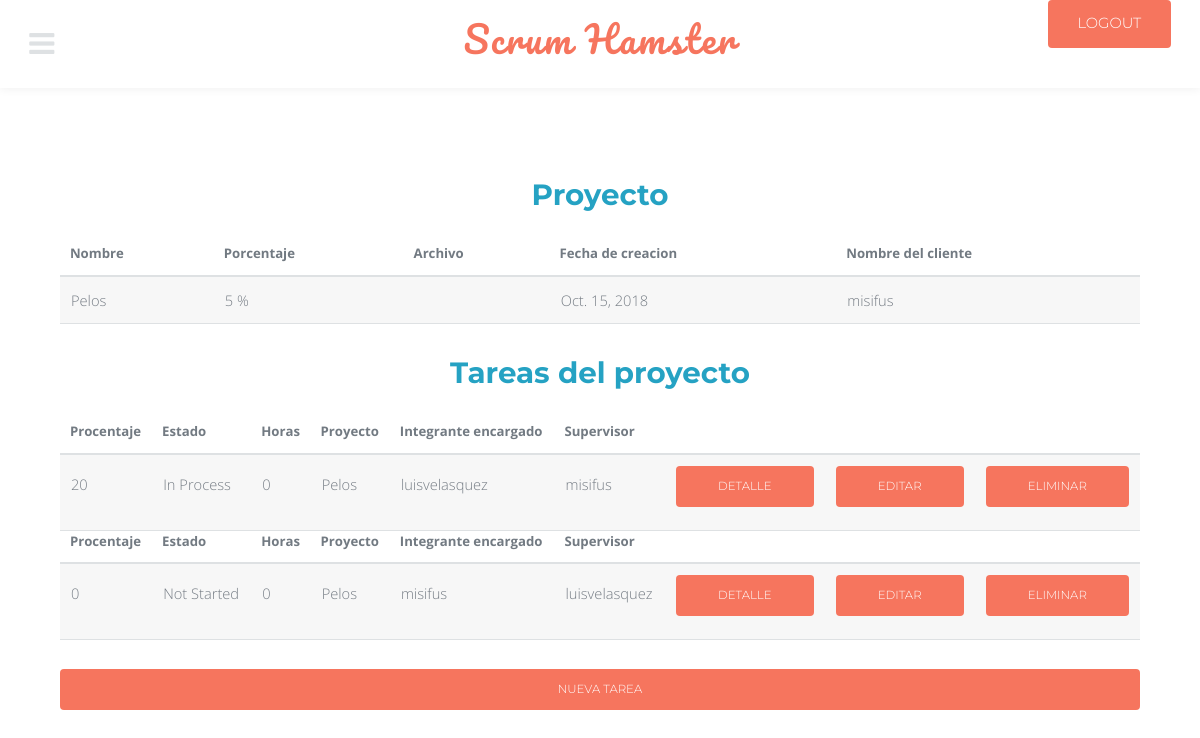
Page /project_tasks/1/ (signed in) on the committed database.
### modules/models.py (models this page shows, shortened)
class project(models.Model):
    name = models.CharField(max_length = 75)
    percent = models.PositiveSmallIntegerField()
    created_at = models.DateField(auto_now_add = True)
    file = models.URLField(blank = True)
    client_id = models.ForeignKey(client, on_delete = models.CASCADE)
    def __str__(self):
        return '%s' % (self.name)

class client(models.Model):
    name = models.CharField(max_length = 75)
    telephone = models.CharField(max_length = 25)
    email = models.EmailField()
    address = models.CharField(max_length = 150)
    def __str__(self):
        return '%s' % (self.name)

class task(models.Model):
    title = models.CharField(max_length = 50)
    percent = models.PositiveSmallIntegerField()
    state_choices = (
		('Not Started', 'Not Started'),
		('In Process', 'In Process'),
		('Finished', 'Finished'),
		)
    state = models.CharField(
		max_length = 12,
		choices = state_choices,
		default = 'Not Started',
		)
    hours = models.PositiveSmallIntegerField()
    project_id = models.ForeignKey(project, on_delete = models.CASCADE)
    user_in_charge = models.ForeignKey(User, on_delete = models.CASCADE, related_name = 'in_charge')
    user_supervisor = models.ForeignKey(User, on_delete = models.CASCADE, related_name = 'supervisor')

class rol(models.Model):
    rol_choices = (
		('Scrum Master', 'Scrum Master'),
		('Product Owner', 'Product Owner'),
		('Team/Developer', 'Team/Developer'),
		)
    rol = models.CharField(
		max_length = 15,
		choices = rol_choices,
		default = 'Team/Developer',
		)
    project_id = models.ForeignKey(project, on_delete = models.CASCADE)
    user_id = models.ForeignKey(User, on_delete = models.CASCADE)

### modules/views.py (the view)
# urls.py: path('project_tasks/<int:id>/', project_tasks, name = 'project_tasks'),
@login_required
def project_tasks(request, id):
    data_ = project.objects.get(id = id)
    data = task.objects.filter(project_id = id)
    rol_ = rol.objects.filter(project_id = id)
    return render(request, 'project/project_tasks.html', {'data_': data_,'data': data, 'rol_': rol_})

### modules/templates/project/project_tasks.html
{% extends 'base.html' %}
{% block cont %}
<h1>Proyecto</h1>
<table>
	<thead>
		<tr>
			<th>Nombre</th>
			<th>Porcentaje</th>
			<th>Archivo</th>
			<th>Fecha de creacion</th>
			<th>Nombre del cliente</th>
		</tr>
	</thead>
<div>
	<tr>
    	<td>{{ data_.name }}</td>
		<td>{{ data_.percent }} %</td>
		<td>{{ data_.file }}</td>
		<td>{{ data_.created_at }}</td>
		<td>{{ data_.client_id }}</td>
	</tr>
</div>
</table>
<h1>Tareas del proyecto</h1>
<table border="10">
{% for i in data %}
<div>
	<thead>
		<th>Procentaje</th>
		<th>Estado</th>
		<th>Horas</th>
		<th>Proyecto</th>
		<th>Integrante encargado</th>
		<th>Supervisor</th>
	</thead>
</div>
	<tr>
		<td>{{ i.percent }}</td>
		<td>{{ i.state }}</td>
		<td>{{ i.hours }}</td>
		<td>{{ i.project_id }}</td>
		<td>{{ i.user_in_charge }}</td>
		<td>{{ i.user_supervisor }}</td>
		<td>
			<a href="{% url 'view_task' i.id %}" class="button fit small">Detalle</a>
		</td>
{% for r in rol_ %}
	{% if user == r.user_id %}
		{% if r.rol == 'Scrum Master' %}
			{% if r.project_id == data_ %}
				<td>
					<a href="{% url 'update_task' i.id %}" class="button fit small">Editar</a>
				</td>
				<td>
					<a href="{% url 'delete_task' i.id %}" class="button fit small">Eliminar</a>
				</td>
			{% endif %}
		{% endif %}
	{% endif %}
{% endfor %}
	</tr>
{% endfor %}
</table>
{% for r in rol_ %}
	{% if user == r.user_id %}
		{% if r.rol == 'Scrum Master' %}
			{% if r.project_id == data_ %}
				<a href="{% url 'create_task' %}" class="button fit small">Nueva Tarea</a>
			{% endif %}
		{% endif %}
	{% endif %}
{% endfor %}
{% endblock %}

### modules/static/assets/css/main.css (style rules this page uses)
html, body, div, span, applet, object, iframe, h1, h2, h3, h4, h5, h6, p, blockquote, pre, a, abbr, acronym, address, big, cite, code, del, dfn, em, img, ins, kbd, q, s, samp, small, strike, strong, sub, sup, tt, var, b, u, i, center, dl, dt, dd, ol, ul, li, fieldset, form, label, legend, table, caption, tbody, tfoot, thead, tr, th, td, article, aside, canvas, details, embed, figure, figcaption, footer, header, hgroup, menu, nav, output, ruby, section, summary, time, mark, audio, video { margin: 0; padding: 0; border: 0; font-size: 100%; font: inherit; vertical-align: baseline; }
body { line-height: 1; }
table { border-collapse: collapse; border-spacing: 0; }
body { -webkit-text-size-adjust: none; }
*, *:before, *:after { -moz-box-sizing: border-box; -webkit-box-sizing: border-box; box-sizing: border-box; }
body { -ms-overflow-style: scrollbar; }
body { background: #fff; }
body, input, select, textarea { color: #767d85; font-family: "Open Sans", Arial, Helvetica, sans-serif; font-size: 13pt; font-weight: 300; line-height: 1.65; }
@media screen and (max-width: 1680px) { body, input, select, textarea { font-size: 11pt; } }
@media screen and (max-width: 1280px) { body, input, select, textarea { font-size: 11pt; } }
a { color: #25a2c3; text-decoration: underline; }
h1, h2, h3, h4, h5, h6 { color: #727a82; font-weight: 700; font-family: "Montserrat", sans-serif; line-height: 1.5; margin: 0 0 1em 0; }
h1 { font-size: 2em; line-height: 1.3; }
table { margin: 0 0 2em 0; width: 100%; }
table tbody tr { border: solid 1px #dee1e3; border-left: 0; border-right: 0; }
table tbody tr:nth-child(2n + 1) { background-color: rgba(144, 144, 144, 0.075); }
table td { padding: 0.75em 0.75em; }
table th { color: #727a82; font-size: 0.9em; font-weight: 700; padding: 0 0.75em 0.75em 0.75em; text-align: left; }
table thead { border-bottom: solid 2px #dee1e3; }
input[type="submit"], input[type="reset"], input[type="button"], button, .button { -moz-appearance: none; -webkit-appearance: none; -ms-appearance: none; appearance: none; -moz-transition: background-color 0.2s ease-in-out, color 0.2s ease-in-out; -webkit-transition: background-color 0.2s ease-in-out, color 0.2s ease-in-out; -ms-transition: background-color 0.2s ease-in-out, color 0.2s ease-in-out; transition: background-color 0.2s ease-in-out, color 0.2s ease-in-out; background-color: #f6755e; border-radius: 4px; border: 0; color: #ffffff; cursor: pointer; display: inline-block; font-family: "Montserrat", sans-serif; height: 3.5em; line-height: 3.5em; padding: 0 3.5em; text-align: center; text-decoration: none; white-space: nowrap; text-transform: uppercase; }
input[type="submit"].fit, input[type="reset"].fit, input[type="button"].fit, button.fit, .button.fit { display: block; margin: 0 0 1em 0; width: 100%; }
input[type="submit"].small, input[type="reset"].small, input[type="button"].small, button.small, .button.small { font-size: 0.8em; }
.wrapper h1, .wrapper h2, .wrapper h3, .wrapper h4, .wrapper h5 { color: #25a2c3; }
body { padding-top: 6em; }

### rows in the picture
project: name "Pelos", percent "5", created_at "Oct. 15, 2018", client_id "misifus"
task: percent "20", state "In Process", hours "0", project_id "Pelos", user_in_charge "luisvelasquez", user_supervisor "misifus"
rol: rol "EDITAR"
task: percent "0", state "Not Started", hours "0", project_id "Pelos", user_in_charge "misifus", user_supervisor "luisvelasquez"
